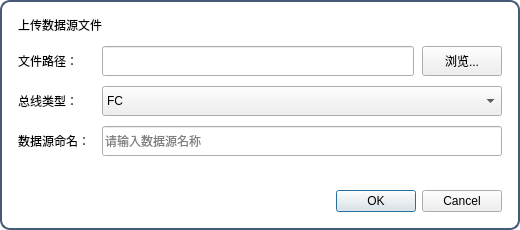
<?xml version="1.0" encoding="UTF-8"?>
<ui version="4.0">
 <class>DataSourceUploadDialog</class>
 <widget class="QDialog" name="DataSourceUploadDialog">
  <property name="geometry">
   <rect>
    <x>0</x>
    <y>0</y>
    <width>520</width>
    <height>230</height>
   </rect>
  </property>
  <property name="minimumSize">
   <size>
    <width>520</width>
    <height>230</height>
   </size>
  </property>
  <property name="windowTitle">
   <string>上传数据源</string>
  </property>
  <property name="styleSheet">
   <string notr="true">#DataSourceUploadDialog{
border:2px solid rgb(70,90,120);
border-radius:10px;
background-color: rgb(255,255,255);
}</string>
  </property>
  <layout class="QVBoxLayout" name="rootLayout">
   <property name="spacing">
    <number>12</number>
   </property>
   <property name="leftMargin">
    <number>18</number>
   </property>
   <property name="topMargin">
    <number>16</number>
   </property>
   <property name="rightMargin">
    <number>18</number>
   </property>
   <property name="bottomMargin">
    <number>14</number>
   </property>
   <item>
    <widget class="QLabel" name="dialogTitle">
     <property name="styleSheet">
      <string notr="true">color: rgb(0,0,0);
font: 75 14pt &quot;微软雅黑&quot;;
background-color: rgb(255,255,255);</string>
     </property>
     <property name="text">
      <string>上传数据源文件</string>
     </property>
    </widget>
   </item>
   <item>
    <layout class="QFormLayout" name="formLayout">
     <property name="horizontalSpacing">
      <number>12</number>
     </property>
     <property name="verticalSpacing">
      <number>10</number>
     </property>
     <item row="0" column="0">
      <widget class="QLabel" name="filePathLabel">
       <property name="styleSheet">
        <string notr="true">color: rgb(0,0,0);
font: 75 14pt &quot;微软雅黑&quot;;
background-color: rgb(255,255,255);</string>
       </property>
       <property name="text">
        <string>文件路径：</string>
       </property>
      </widget>
     </item>
     <item row="0" column="1">
      <layout class="QHBoxLayout" name="filePathLayout">
       <property name="spacing">
        <number>8</number>
       </property>
       <item>
        <widget class="QLineEdit" name="filePathEdit">
         <property name="minimumSize">
          <size>
           <width>0</width>
           <height>30</height>
          </size>
         </property>
         <property name="readOnly">
          <bool>true</bool>
         </property>
        </widget>
       </item>
       <item>
        <widget class="QPushButton" name="browseButton">
         <property name="minimumSize">
          <size>
           <width>72</width>
           <height>30</height>
          </size>
         </property>
         <property name="styleSheet">
          <string notr="true"/>
         </property>
         <property name="text">
          <string>浏览...</string>
         </property>
        </widget>
       </item>
      </layout>
     </item>
     <item row="1" column="0">
      <widget class="QLabel" name="fileTypeLabel">
       <property name="styleSheet">
        <string notr="true">color: rgb(0,0,0);
font: 75 14pt &quot;微软雅黑&quot;;
background-color: rgb(255,255,255);</string>
       </property>
       <property name="text">
        <string>总线类型：</string>
       </property>
      </widget>
     </item>
     <item row="1" column="1">
      <widget class="QComboBox" name="fileTypeCombo">
       <property name="minimumSize">
        <size>
         <width>0</width>
         <height>30</height>
        </size>
       </property>
       <item>
        <property name="text">
         <string>FC</string>
        </property>
       </item>
       <item>
        <property name="text">
         <string>Aurora</string>
        </property>
       </item>
       <item>
        <property name="text">
         <string>以太网</string>
        </property>
       </item>
      </widget>
     </item>
     <item row="2" column="0">
      <widget class="QLabel" name="dataSourceNameLabel">
       <property name="styleSheet">
        <string notr="true">color: rgb(0,0,0);
font: 75 14pt &quot;微软雅黑&quot;;
background-color: rgb(255,255,255);</string>
       </property>
       <property name="text">
        <string>数据源命名：</string>
       </property>
      </widget>
     </item>
     <item row="2" column="1">
      <widget class="QLineEdit" name="dataSourceNameEdit">
       <property name="minimumSize">
        <size>
         <width>0</width>
         <height>30</height>
        </size>
       </property>
       <property name="placeholderText">
        <string>请输入数据源名称</string>
       </property>
      </widget>
     </item>
    </layout>
   </item>
   <item>
    <spacer name="rootSpacer">
     <property name="orientation">
      <enum>Qt::Vertical</enum>
     </property>
     <property name="sizeHint" stdset="0">
      <size>
       <width>20</width>
       <height>20</height>
      </size>
     </property>
    </spacer>
   </item>
   <item>
    <widget class="QDialogButtonBox" name="buttonBox">
     <property name="minimumSize">
      <size>
       <width>70</width>
       <height>30</height>
      </size>
     </property>
     <property name="standardButtons">
      <set>QDialogButtonBox::Cancel|QDialogButtonBox::Ok</set>
     </property>
    </widget>
   </item>
  </layout>
 </widget>
 <resources/>
 <connections/>
</ui>
